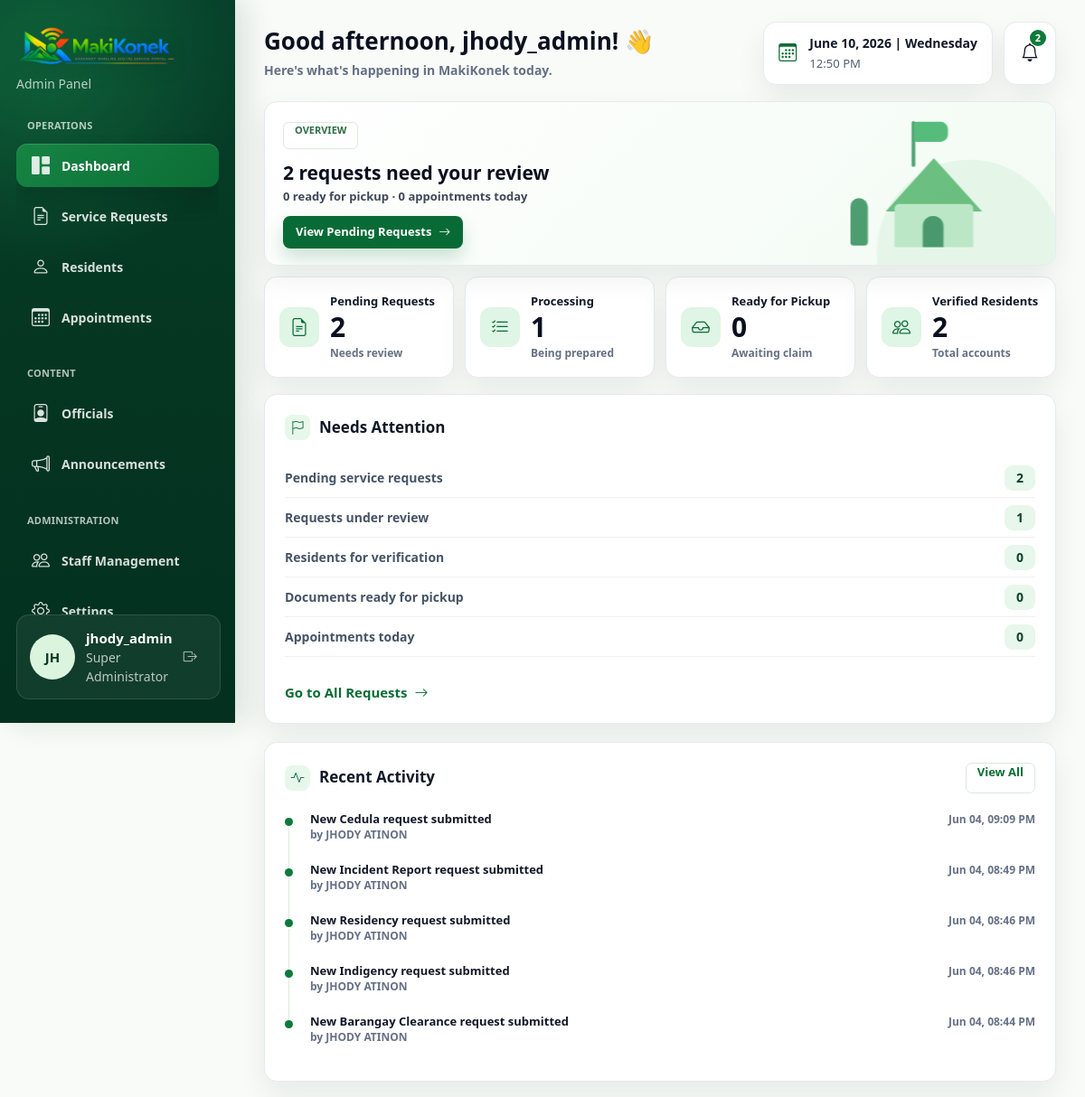
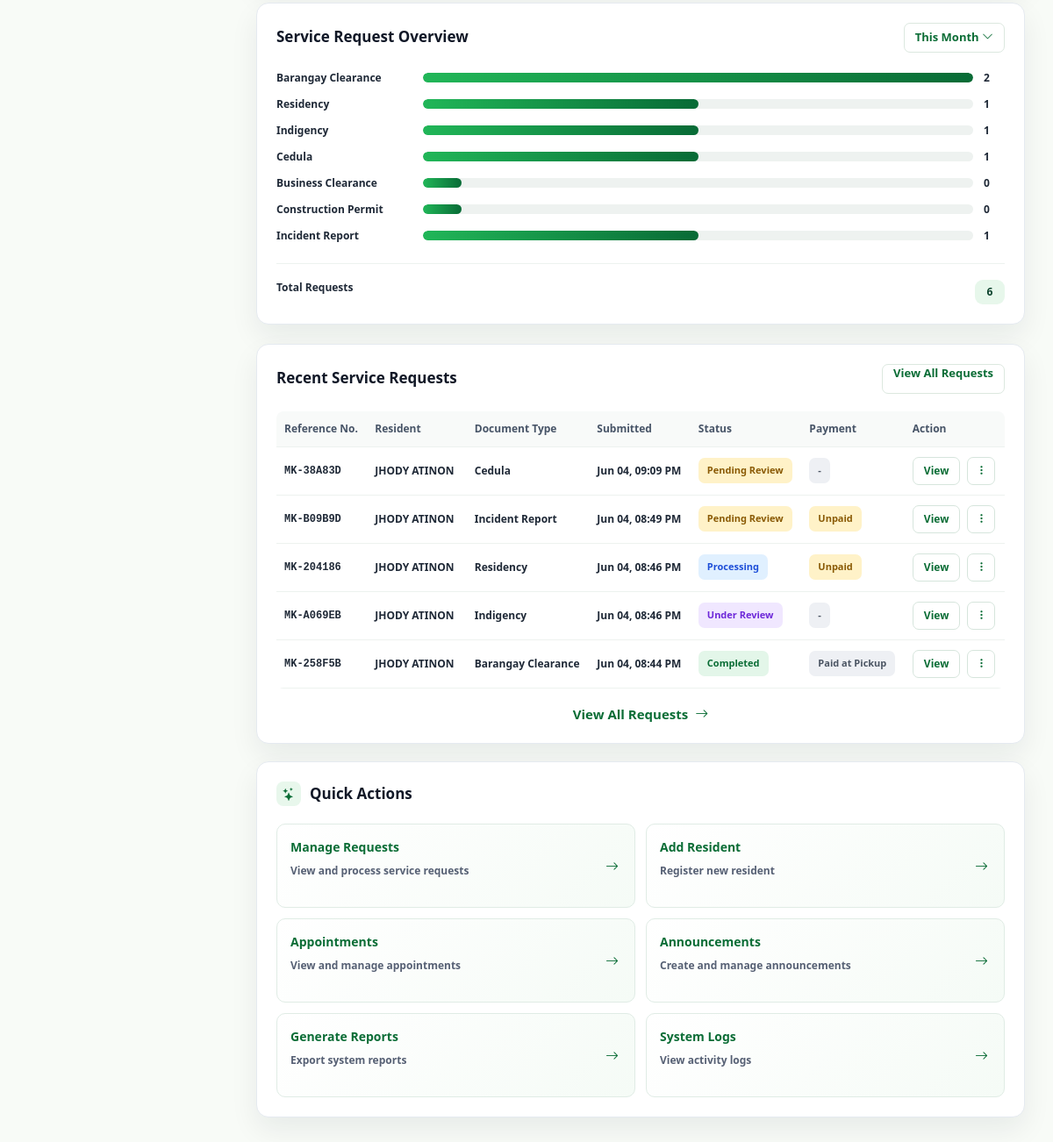
Page /Web_App/admin/dashboard.php (signed in) on the committed database (2 pictures, top to bottom).
### tables this page shows
CREATE TABLE `service_requests` (
  `request_id` int(11) NOT NULL,
  `user_id` int(11) NOT NULL,
  `document_type_id` int(11) NOT NULL,
  `reference_no` varchar(20) NOT NULL,
  `purpose` text NOT NULL,
  `document_fee` decimal(10,2) NOT NULL DEFAULT 0.00,
  `payment_method` varchar(20) DEFAULT 'cash',
  `payment_receipt_path` varchar(255) DEFAULT NULL,
  `payment_status` varchar(30) DEFAULT 'Unpaid',
  `id_path` varchar(255) NOT NULL,
  `status` varchar(20) DEFAULT 'Pending',
  `process_status` varchar(30) DEFAULT 'Pending',
  `created_at` timestamp NOT NULL DEFAULT current_timestamp()
);

CREATE TABLE `user_profiles` (
  `profile_id` int(11) NOT NULL,
  `user_id` int(11) NOT NULL,
  `first_name` varchar(100) NOT NULL,
  `last_name` varchar(100) NOT NULL,
  `middle_name` varchar(100) DEFAULT NULL,
  `suffix` varchar(20) DEFAULT NULL,
  `avatar_path` varchar(255) DEFAULT NULL,
  `sex` varchar(20) DEFAULT NULL,
  `civil_status` varchar(50) DEFAULT NULL,
  `birth_date` date DEFAULT NULL,
  `birth_place` varchar(150) DEFAULT NULL,
  `religion` varchar(100) DEFAULT NULL,
  `nationality` varchar(100) DEFAULT NULL,
  `mobile_number` varchar(20) DEFAULT NULL,
  `house_no` varchar(50) DEFAULT NULL,
  `street` varchar(100) DEFAULT NULL,
  `purok_no` varchar(50) DEFAULT NULL,
  `subdivision` varchar(100) DEFAULT NULL,
  `years_residency` int(11) DEFAULT NULL,
  `employed_status` varchar(50) DEFAULT NULL,
  `date_registration` date DEFAULT NULL,
  `updated_at` timestamp NOT NULL DEFAULT current_timestamp() ON UPDATE current_timestamp()
);

CREATE TABLE `document_types` (
  `document_type_id` int(11) NOT NULL,
  `category` varchar(50) NOT NULL,
  `name` varchar(100) NOT NULL,
  `description` text DEFAULT NULL,
  `base_fee` decimal(10,2) DEFAULT 0.00
);

### Web_App/admin/dashboard.php (the view, shortened to what the rows shown need)
<?php
require_once __DIR__ . '/../includes/db_connect.php';
$admin_username = $_SESSION['admin_username'] ?? 'Admin';
$admin_display_name = $admin_username !== '' ? $admin_username : 'Admin';
$hour = (int)date('G');
$greeting = $hour < 12 ? 'Good morning' : ($hour < 18 ? 'Good afternoon' : 'Good evening');
function dashboardScalar(mysqli $conn, string $query): int
{
    $result = mysqli_query($conn, $query);
    $row = mysqli_fetch_assoc($result);
    return (int)($row['total'] ?? 0);
}
function normalizeDashboardStatus(string $status, string $process_status = ''): string
{
    $normalized = strtoupper(trim($status));
    foreach ([
        'PENDING' => 'Pending',
        'UNDER REVIEW' => 'Under Review',
        'PROCESSING' => 'Processing',
        'READY FOR PICKUP' => 'Ready for Pickup',
        'COMPLETED' => 'Completed',
        'REJECTED' => 'Rejected',
    ] as $key => $label) {
        if ($normalized === $key) {
            return $label;
        }
    }
    return $status !== '' ? $status : 'Pending';
}
function dashboardStatusLabel(string $status): string
{
    return $status === 'Pending' ? 'Pending Review' : $status;
}
function dashboardStatusClass(string $status): string
{
    $normalized = strtoupper($status);
    if ($normalized === 'UNDER REVIEW') return 'dash-badge-review';
    if ($normalized === 'PROCESSING') return 'dash-badge-processing';
    if ($normalized === 'COMPLETED') return 'dash-badge-completed';
    return 'dash-badge-pending';
}
function normalizeDashboardPayment(?string $status, ?string $method = '', float $fee = 0): string
{
    $normalized = strtoupper(trim((string)$status));
    if ($fee <= 0) {
        return '-';
    }
    if ($normalized === 'CASH ON PICKUP' || $normalized === 'PENDING PAYMENT' || $normalized === 'UNPAID') {
        return 'Unpaid';
    }
    if ($normalized === 'CASH RECEIVED' || $normalized === 'PAID UPON PICKUP' || $normalized === 'PAID AT PICKUP') {
        return 'Paid at Pickup';
    }
    return trim((string)$status) !== '' ? trim((string)$status) : 'Unpaid';
}
function dashboardPaymentClass(string $status): string
{
    $normalized = strtoupper($status);
    if ($normalized === '-') return 'dash-badge-empty';
    if ($normalized === 'PAID AT PICKUP') return 'dash-badge-paid-pickup';
    return 'dash-badge-payment-due';
}
function dashboardDocShortName(string $name): string
{
    $map = [
        'Certificate of Residency' => 'Residency',
        'Certificate of Indigency' => 'Indigency',
        'Building/Construction Permit' => 'Construction Permit',
        'Barangay Clearance' => 'Barangay Clearance',
        'Business Clearance' => 'Business Clearance',
        'Cedula' => 'Cedula',
        'Incident Report' => 'Incident Report',
    ];
    return $map[$name] ?? $name;
}
$pending_requests = dashboardScalar($conn, "SELECT COUNT(request_id) AS total FROM service_requests WHERE UPPER(status) = 'PENDING'");
$recent_query = "
    SELECT sr.request_id, sr.reference_no, sr.created_at, sr.status, sr.process_status, sr.document_fee,
           sr.payment_method, sr.payment_status, dt.name AS document_type, p.first_name, p.last_name
    FROM service_requests sr
    JOIN document_types dt ON sr.document_type_id = dt.document_type_id
    JOIN user_profiles p ON sr.user_id = p.user_id
    ORDER BY sr.created_at DESC
    LIMIT 5
";
$recent_result = mysqli_query($conn, $recent_query);
$recent_requests = [];
if ($recent_result) {
    while ($row = mysqli_fetch_assoc($recent_result)) {
        $recent_requests[] = $row;
    }
}
?>
<!DOCTYPE html>
<html lang="en" data-bs-theme="light">
<head>
    <link href="https://cdn.jsdelivr.net/npm/bootstrap@5.3.0/dist/css/bootstrap.min.css" rel="stylesheet">
    <link rel="stylesheet" href="https://cdn.jsdelivr.net/npm/bootstrap-icons@1.10.5/font/bootstrap-icons.css">
    <link rel="stylesheet" href="../assets/css/admin.css?v=20260608n">
</head>
<body class="dashboard-body">
    <main class="main-content dashboard-main">
        <header class="dashboard-header">
            <div>
                <h1><?php echo htmlspecialchars($greeting); ?>, <?php echo htmlspecialchars($admin_display_name); ?>! <span aria-hidden="true">&#128075;</span></h1>
            </div>
        </header>
        <section class="dashboard-top-grid" aria-label="Dashboard overview">
            <article class="bento-card overview-hero">
                <div class="overview-copy">
                    <h2><?php echo $pending_requests; ?> requests need your review</h2>
                </div>
            </article>
        </section>
        <section class="dashboard-mid-grid" aria-label="Operational summary">
            <article class="bento-card attention-card">
                <div class="card-heading">
                    <h2><span><i class="bi bi-flag"></i></span> Needs Attention</h2>
                </div>
            </article>
            <article class="bento-card activity-card">
                <div class="card-heading">
                    <h2><span><i class="bi bi-activity"></i></span> Recent Activity</h2>
                </div>
            </article>
            <article class="bento-card overview-card">
                <div class="card-heading">
                    <h2>Service Request Overview</h2>
                </div>
            </article>
        </section>
        <section class="dashboard-bottom-grid" aria-label="Recent requests and quick actions">
            <article class="bento-card recent-requests-card">
                <div class="card-heading">
                    <h2>Recent Service Requests</h2>
                </div>
                <div class="table-responsive dashboard-table-wrap">
                    <table class="dashboard-table">
                        <thead>
                            <tr>
                                <th>Reference No.</th>
                                <th>Resident</th>
                                <th>Document Type</th>
                                <th>Submitted</th>
                                <th>Status</th>
                                <th>Payment</th>
                                <th>Action</th>
                            </tr>
                        </thead>
                        <tbody>
                            <?php if (!empty($recent_requests)): ?>
                                <?php foreach ($recent_requests as $row):
                                    $status = normalizeDashboardStatus($row['status'], $row['process_status']);
                                    $payment = normalizeDashboardPayment($row['payment_status'] ?? '', $row['payment_method'] ?? '', (float)$row['document_fee']);
                                ?>
                                    <tr>
                                        <td class="font-monospace fw-bold"><?php echo htmlspecialchars($row['reference_no']); ?></td>
                                        <td><?php echo htmlspecialchars($row['first_name'] . ' ' . $row['last_name']); ?></td>
                                        <td><?php echo htmlspecialchars(dashboardDocShortName($row['document_type'])); ?></td>
                                        <td><?php echo date('M d, h:i A', strtotime($row['created_at'])); ?></td>
                                        <td><span class="dash-badge <?php echo dashboardStatusClass($status); ?>"><?php echo htmlspecialchars(dashboardStatusLabel($status)); ?></span></td>
                                        <td><span class="dash-badge <?php echo dashboardPaymentClass($payment); ?>"><?php echo htmlspecialchars($payment); ?></span></td>
                                        <td>
                                            <div class="dashboard-row-actions">
                                                <a href="manage_requests.php" class="table-view-btn">View</a>
                                                <button type="button" aria-label="More actions"><i class="bi bi-three-dots-vertical"></i></button>
                                            </div>
                                        </td>
                                    </tr>
                                <?php endforeach; ?>
                            <?php else: ?>
                                <tr>
                                    <td colspan="7" class="text-center text-muted py-4">No service requests yet.</td>
                                </tr>
                            <?php endif; ?>
                        </tbody>
                    </table>
                </div>
            </article>
            <aside class="bento-card quick-actions-card">
                <div class="card-heading">
                    <h2><span><i class="bi bi-stars"></i></span> Quick Actions</h2>
                </div>
            </aside>
        </section>
    </main>
</body>
</html>

### rows in the picture
service_requests: reference_no "MK-38A83D", user_profiles.first_name+last_name "JHODY ATINON", document_type.name "Cedula", created_at "Jun 04, 09:09 PM", status "Pending Review", payment "-"
service_requests: reference_no "MK-B09B9D", user_profiles.first_name+last_name "JHODY ATINON", document_type.name "Incident Report", created_at "Jun 04, 08:49 PM", status "Pending Review", payment_status "Unpaid"
service_requests: reference_no "MK-204186", user_profiles.first_name+last_name "JHODY ATINON", document_type.name "Residency", created_at "Jun 04, 08:46 PM", status "Processing", payment_status "Unpaid"
service_requests: reference_no "MK-A069EB", user_profiles.first_name+last_name "JHODY ATINON", document_type.name "Indigency", created_at "Jun 04, 08:46 PM", status "Under Review", payment "-"
service_requests: reference_no "MK-258F5B", user_profiles.first_name+last_name "JHODY ATINON", document_type.name "Barangay Clearance", created_at "Jun 04, 08:44 PM", status "Completed", payment_status "Paid at Pickup"

### other values in the picture
$admin_initials "JH"
$admin_username "jhody_admin"
$admin_role === 'Super Admin' ? 'Super Administrator' : $admin_role "Super Administrator"
$admin_display_name "jhody_admin"
$notification_count "2"
$pending_requests "2"
$ready_count "0"
$appointments_today "0"
$processing_count "1"
$total_residents "2"
$under_review_count "1"
$residents_for_verification "0"
$activity['title'] "New Cedula request submitted"
$activity['detail'] "by JHODY ATINON"
$activity['time'] "Jun 04, 09:09 PM"
